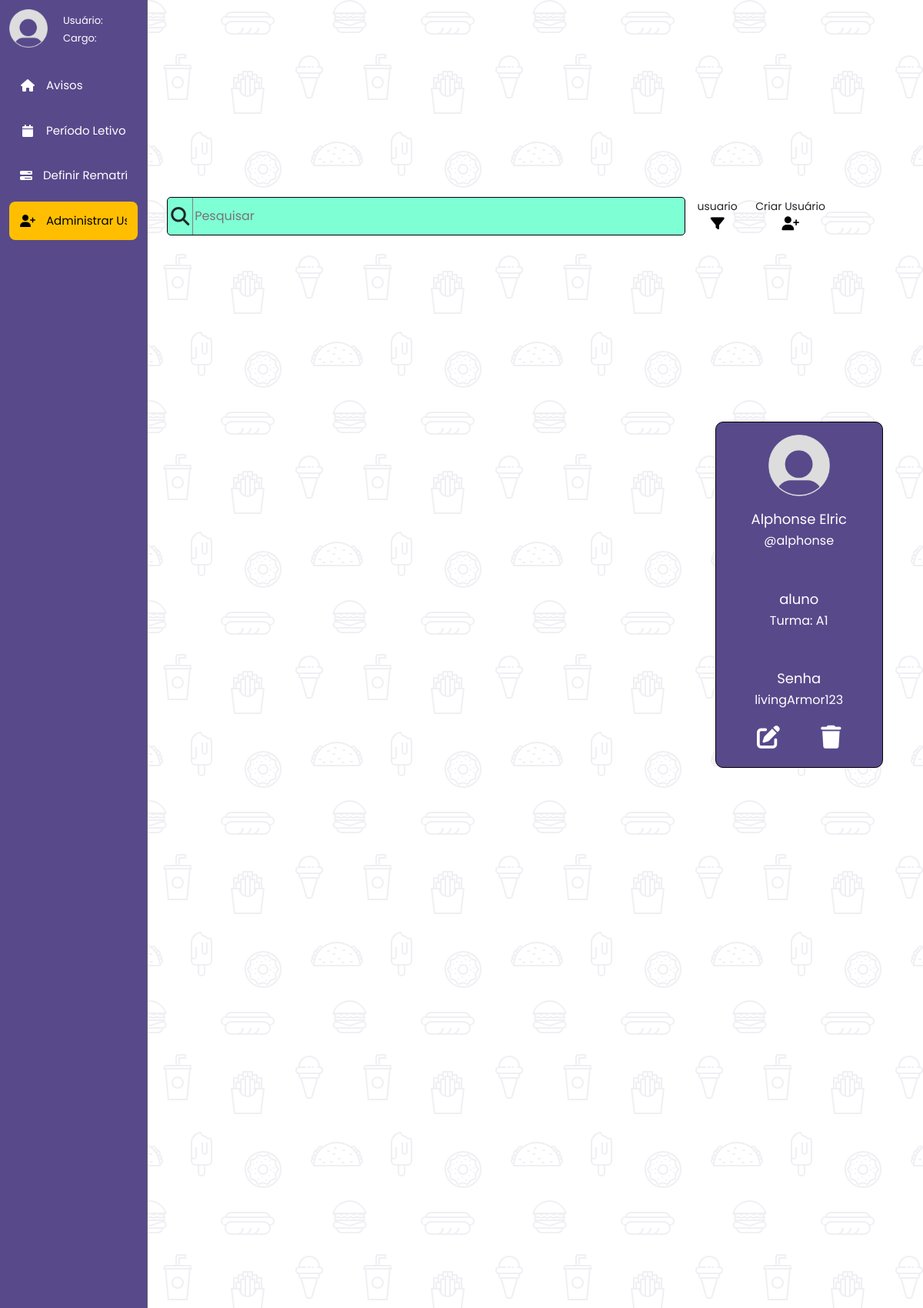
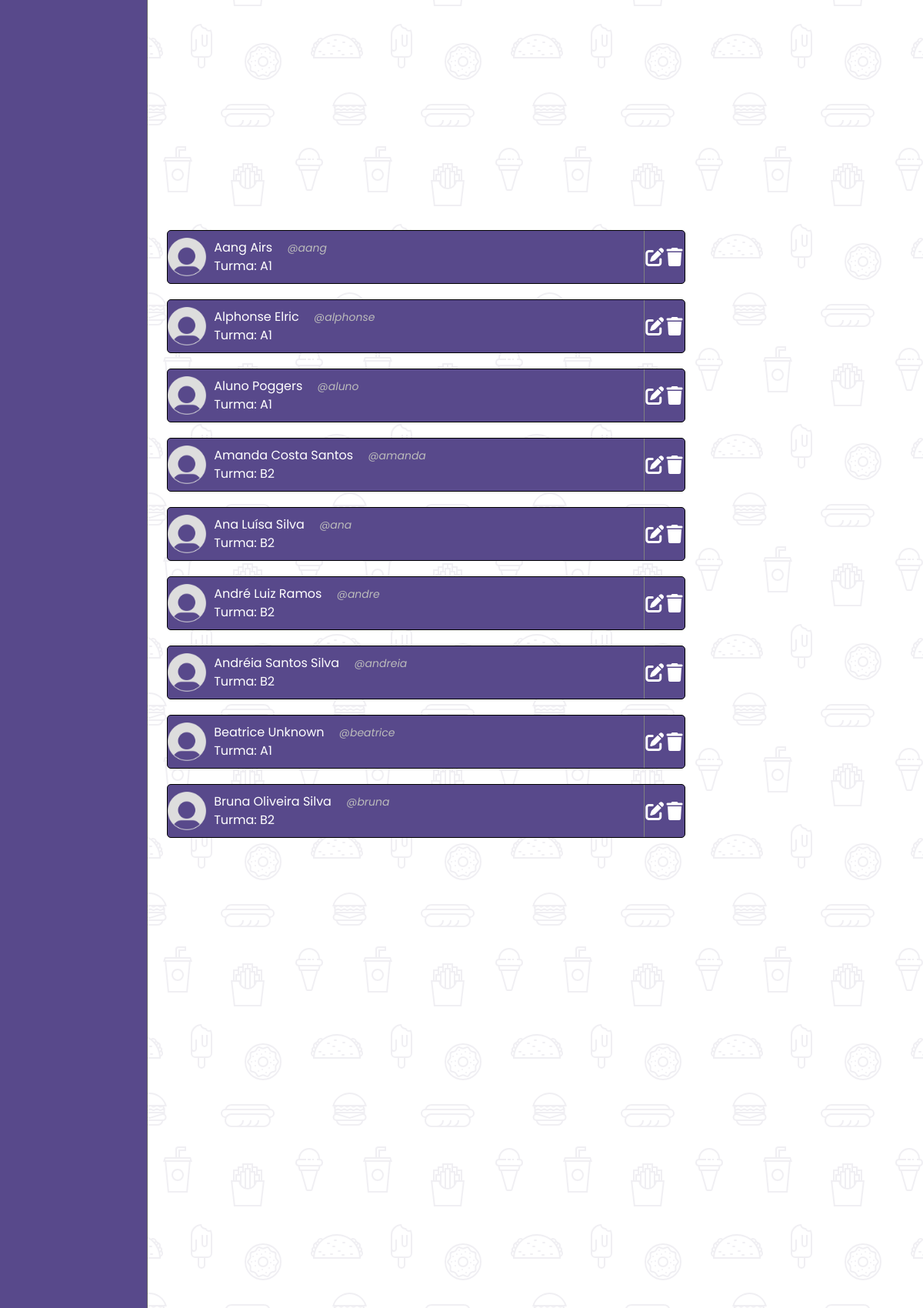
The page /secretaria/secretaria.php?pagina=secretaria-listagem&shard_card=alphonse (upper part) on the database its author committed (2 pictures, top to bottom).
### tables this page shows
CREATE TABLE `tb_usuarios` (
  `usuario` varchar(30) NOT NULL,
  `senha` varchar(30) NOT NULL,
  `divisao` varchar(10) NOT NULL,
  `nome` varchar(60) NOT NULL
);

CREATE TABLE `tb_aluno` (
  `usuario` varchar(30) NOT NULL,
  `turma` char(2) NOT NULL
);

### secretaria/secretaria-listagem.php (the view, shortened to what this page needs)
<?php
  include "../database.php";
  if(isset($_GET['filter']) != '')
  {
    if ($_SESSION['filter'] == "usuario")
    {
      $_SESSION['filter'] = "nome";
      $filter = $_SESSION['filter'];
      header("Location: secretaria.php?pagina=secretaria-listagem");
    }
    else
    {
      $_SESSION['filter'] = "usuario";
      $filter = $_SESSION['filter'];
      header("Location: secretaria.php?pagina=secretaria-listagem");
    }
  }
  else
  {
    $filter = $_SESSION['filter'];
  }
  if(isset($_POST['search-user']) != '')
  {
    $search = "SELECT * FROM tb_usuarios WHERE $filter LIKE '{$_POST['search-user']}%' ORDER BY $filter ASC";
    $search_result = mysqli_query($conn, $search);
    $_SESSION['search-query'] = $_POST['search-user'];
  }
  else
  {
    if ($_SESSION['search-query'] == '')
    {
      $search = "SELECT * FROM tb_usuarios ORDER BY $filter ASC";
      $search_result = mysqli_query($conn, $search);
    }
    else
    {
      $search = "SELECT * FROM tb_usuarios WHERE $filter LIKE '{$_SESSION['search-query']}%' ORDER BY $filter ASC";
      $search_result = mysqli_query($conn, $search);
    }
  }
?>
<!DOCTYPE html>
<html lang="en">
<head>
  <link rel="stylesheet" href="styles/listagem.css">
</head>
<main>
  <div class="main-div">
    <div class="topside-div">
      <div class="search-div">
        <form method="POST">
          <div class="search-icon-div">
            <input type="submit" value="">
            <i class="fa-solid fa-magnifying-glass"></i>
          </div>
          <div class="search-input-div">
            <input type="text" name="search-user" placeholder="Pesquisar" value="<?php echo $_SESSION['search-query']  ?>">
          </div>
        </form>
      </div>
      <div class="buttons-div">
        <div class="button-filter-div">
          <p><?php echo "{$filter}"?></p>
          <a href="secretaria.php?pagina=secretaria-listagem&filter=change">
            <i class="fa-solid fa-filter"></i>
          </a>
        </div>
        <div class="button-create-div">
          <p>Criar Usuário</p>
          <a href='secretaria.php?pagina=secretaria-listagem&create=new_user'>
            <i class="fa-solid fa-user-plus"></i>
          </a>
        </div>
      </div>
    </div>
    <div class="bottomside-div">
      <div class="shard-div">
        <?php
          if (mysqli_num_rows($search_result) > 0)
          {
            while ($row = mysqli_fetch_assoc($search_result))
            {
              if ($row["divisao"] == "aluno")
              {
                $funcao_sql = "SELECT * FROM tb_aluno WHERE usuario = '{$row["usuario"]}'";
                $funcao_result = mysqli_query($conn, $funcao_sql);
                $funcao_row = mysqli_fetch_assoc($funcao_result);
                $string = "Turma: {$funcao_row["turma"]}";
              }
              else if ($row["divisao"] == "professor")
              {
                $funcao_sql = "SELECT * FROM tb_professor WHERE usuario = '{$row["usuario"]}'";
                $funcao_result = mysqli_query($conn, $funcao_sql);
                $funcao_row = mysqli_fetch_assoc($funcao_result);
                $string = "Especialização: {$funcao_row["especializacao"]}";
              }
              else
              {
                $funcao_sql = "SELECT * FROM tb_secretaria WHERE usuario = '{$row["usuario"]}'";
                $funcao_result = mysqli_query($conn, $funcao_sql);
                $funcao_row = mysqli_fetch_assoc($funcao_result);
                $string = "Cargo: {$funcao_row["cargo"]}";
              }
              if (isset($_GET['shard_card']) != '') {
                $shard_card = $_GET['shard_card'];
              }
              echo "
                <div class='shard'>
                  <a href='secretaria.php?pagina=secretaria-listagem&shard_card={$row["usuario"]}'>
                    <div class='shard-link'>
                      <div class='shard-avatar'>
                        <img src='../imagens/perfil_vazio.png' alt='Avatar'>
                      </div>
                      <div class='shard-info'>
                        <div>
                          <p>{$row["nome"]}</p>
                          <p><span>@{$row["usuario"]}</span></p>
                        </div>
                          <p>{$string}</p>
                      </div>
                    </div>
                  </a>
                  <div class='shard-buttons'>
                    <a href='secretaria.php?pagina=secretaria-listagem&shard_card={$shard_card}&edit={$row["usuario"]}'>
                      <i class='fa-solid fa-pen-to-square'></i>
                    </a>
                    <a href='secretaria.php?pagina=secretaria-listagem&shard_card={$shard_card}&delete={$row["usuario"]}'>
                      <i class='fa-solid fa-trash'></i>
                    </a>
                  </div>
                </div>
              ";
            }
          }
        ?>
      </div>
      <div class="shard-card-div">
        <div class="shard-card">
          <div class="shard-card-avatar">
            <img src='../imagens/perfil_vazio.png' alt='Avatar'>
          </div>
          <div class="shard-card-info">
            <?php
              $card_usuario = $shard_card;
              $sql = "SELECT * FROM tb_usuarios WHERE usuario LIKE '{$card_usuario}'";
              $result = mysqli_query($conn, $sql);
              if (mysqli_num_rows($result) > 0)
              {
                while($row = mysqli_fetch_assoc($result))
                {
                  $card_nome = $row["nome"];
                  $card_divisao = $row["divisao"];
                  $card_senha = $row["senha"];
                  if ($row["divisao"] == "aluno")
                  {
                    $funcao_sql = "SELECT * FROM tb_aluno WHERE usuario = '{$row["usuario"]}'";
                    $funcao_result = mysqli_query($conn, $funcao_sql);
                    $funcao_row = mysqli_fetch_assoc($funcao_result);
                    $string = "Turma: {$funcao_row["turma"]}";
                  }
                }
              }
            ?>
            <div>
              <p>
              <?php echo "{$card_nome}"; ?>
              </p>
              <p>
                <span>@<?php echo "{$card_usuario}"; ?></span>
              </p>
            </div>
            <div>
              <p>
              <?php echo "{$card_divisao}"; ?>
              </p>
              <p>
                <span><?php echo "{$string}"; ?></span>
              </p>
            </div>
            <div>
              <p>
                Senha
              </p>
              <p>
                <span><?php echo "{$card_senha}"; ?></span>
              </p>
            </div>
          </div>
          <div class="shard-card-buttons">
            <a href='secretaria.php?pagina=secretaria-listagem&shard_card=<?php echo "$card_usuario"; ?>&edit=<?php echo "{$card_usuario}"; ?>'>
              <i class='fa-solid fa-pen-to-square'></i>
            </a>
            <a href='secretaria.php?pagina=secretaria-listagem&shard_card=<?php echo "$card_usuario"; ?>&delete=<?php echo "{$card_usuario}"; ?>'>
              <i class='fa-solid fa-trash'></i>
            </a>
          </div>
        </div>
      </div>
    </div>
  </div>
</main>
</html>

### styles/main.css (style rules this page uses)
body { display: flex; overflow: hidden; }
main { width: 100%; overflow: hidden; }

### styles/sidebar.css (style rules this page uses)
body { margin: 0; overflow: hidden; }

### secretaria/styles/listagem.css (style rules this page uses)
main { display: flex; justify-content: center; align-items: center; min-height: 100vh; overflow: hidden; }
.main-div { height: 95%; width: 95%; }
.topside-div { display: flex; align-items: center; height: 8%; }
.search-div { flex: 2.5; height: 50px; margin-right: 5px; }
.search-div form { display: flex; width: 99%; height: 100%; border: 1px solid black; border-radius: 5px; background-color: white; background-color: aquamarine; }
.search-icon-div { display: flex; justify-content: center; align-items: center; flex: 1; border-right: 1px solid gray; }
.search-icon-div input { width: 95%; height: 95%; border: none; background-color: transparent; }
.search-icon-div i { position: fixed; font-size: 24px; pointer-events: none; }
.search-input-div { flex: 20; }
.search-input-div input { width: 100%; height: 100%; border: none; background-color: transparent; outline: none; }
.buttons-div { display: flex; flex: 1; height: 50px; }
.buttons-div a { text-decoration: none; }
.buttons-div i { display: flex; justify-content: center; align-items: center; width: 25px; height: 25px; font-size: 18px; color: black; }
.button-filter-div { display: flex; flex-direction: column; justify-content: center; align-items: center; width: 60px; }
.button-filter-div p { margin: 0; font-size: 14px; }
.button-filter-div a { text-decoration: none; }
.button-filter-div i { color: black; }
.button-create-div { margin-left: 15px; display: flex; flex-direction: column; justify-content: center; align-items: center; width: 100px; height: 100%; }
.button-create-div p { margin: 0; font-size: 14px; }
.bottomside-div { display: flex; align-items: center; height: 92%; }
.shard-div { margin-right: 5px; flex: 2.5; height: 800px; overflow-y: scroll; }
.shard { margin-bottom: 20px; display: flex; width: 99%; height: 70px; border: 1px solid black; border-radius: 5px; background-color: #58498b; }
.shard a { display: flex; flex: 12; text-decoration: none; }
.shard-link { display: flex; width: 100%; }
.shard-avatar { display: flex; justify-content: center; align-items: center; flex: 1; height: 100%; }
.shard-avatar img { width: 50px; }
.shard-info { margin-left: 10px; display: flex; flex-direction: column; justify-content: center; flex: 13; }
.shard-info p { margin: 0; display: inline-block; color: white; }
.shard-info span { margin-left: 15px; color: rgb(187, 187, 187); font-size: 14px; font-style: italic; }
.shard-buttons { display: flex; justify-content: space-evenly; align-items: center; flex: 1; border-left: 1px solid gray; }
.shard-buttons a { display: flex; justify-content: space-evenly; }
.shard-buttons i { font-size: 24px; color: white; }
.shard-card-div { display: flex; justify-content: center; flex: 1; height: 95%; }
.shard-card { display: flex; flex-direction: column; width: 80%; height: 450px; border: 1px solid black; border-radius: 10px; background-color: #58498b; }
.shard-card-avatar { display: flex; justify-content: center; align-items: center; flex: 1.5; }
.shard-card-avatar img { width: 80px; object-fit: cover; }
.shard-card-info { display: flex; flex-direction: column; align-items: center; justify-content: space-between; text-align: center; flex: 3.5; }
.shard-card-info p { margin: 0; font-size: 18px; color: white; }
.shard-card-info span { font-size: 16px; color: white; }
.shard-card-buttons { display: flex; justify-content: space-evenly; align-items: center; flex: 1; }
.shard-card-buttons i { font-size: 30px; color: white; }

### rows shown on the page
tb_usuarios: nome "Aang Airs", usuario "aang", tb_aluno.turma "Turma: A1"
tb_usuarios: nome "Alphonse Elric", usuario "alphonse", tb_aluno.turma "Turma: A1", divisao "aluno", senha "livingArmor123"
tb_usuarios: nome "Aluno Poggers", usuario "aluno", tb_aluno.turma "Turma: A1"
tb_usuarios: nome "Amanda Costa Santos", usuario "amanda", tb_aluno.turma "Turma: B2"
tb_usuarios: nome "Ana Luísa Silva", usuario "ana", tb_aluno.turma "Turma: B2"
tb_usuarios: nome "André Luiz Ramos", usuario "andre", tb_aluno.turma "Turma: B2"
tb_usuarios: nome "Andréia Santos Silva", usuario "andreia", tb_aluno.turma "Turma: B2"
tb_usuarios: nome "Beatrice Unknown", usuario "beatrice", tb_aluno.turma "Turma: A1"
tb_usuarios: nome "Bruna Oliveira Silva", usuario "bruna", tb_aluno.turma "Turma: B2"
tb_aluno: turma "Turma: A1"

### other values the page prints
$filter "usuario"
$card_usuario "alphonse"
